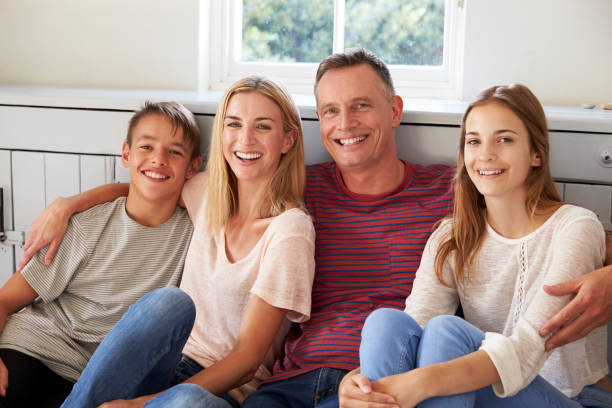
#> input picture family.jpg, 612 x 408 px
$ python family.py
#> lines starting #> are read from the running program, lines starting #| are printed output that depends on the picture; after the words box and inside, x2 and y2 are one past the last pixel; in counts of white or black regions, pixels touching at a corner belong together
import cv2

# Завантаження локального каскаду Хаара
face_cascade = cv2.CascadeClassifier("haarcascade_frontalface_default.xml")

# Перевірка, чи каскад завантажено правильно
if face_cascade.empty():
    print("❌ Помилка: не вдалося завантажити каскад.")
    exit()

# Завантаження зображення
image = cv2.imread("family.jpg")
#> image is the input picture: shape (408, 612, 3); mean B, G, R 138.3, 144.8, 167.5
if image is None:
    print("❌ Помилка: зображення family.jpg не знайдено.")
    exit()

# Конвертація в чорно-біле
gray = cv2.cvtColor(image, cv2.COLOR_BGR2GRAY)
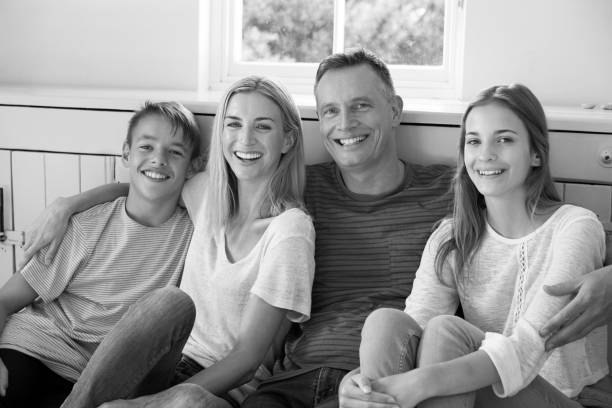
#> gray: shape (408, 612); min 0, max 255, mean 150.9

# Виявлення облич
faces = face_cascade.detectMultiScale(gray, scaleFactor=1.1, minNeighbors=5)
#> faces = [[453, 112, 76, 76], [310, 79, 77, 77], [210, 95, 79, 79], [122, 121, 73, 73]]

# Малювання рамок навколо облич
for (x, y, w, h) in faces:
    cv2.rectangle(image, (x, y), (x + w, y + h), (0, 255, 0), 2)
#> this loop made 4 passes
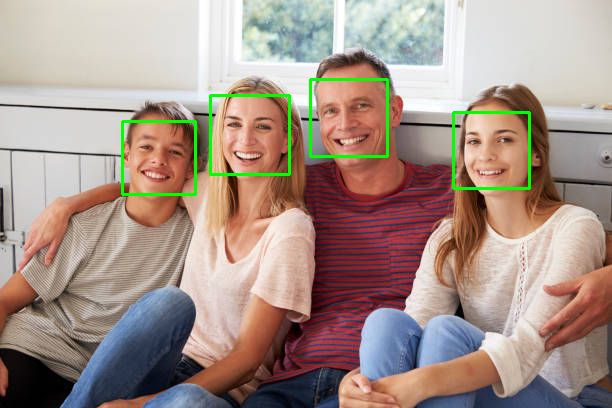
#> image: shape (408, 612, 3); 1.46% of pixels changed, all inside (x1, y1, x2, y2) = (121, 78, 531, 196)

# Масштабування зображення до ширини 800 пікселів
width = 800
height = int(image.shape[0] * (width / image.shape[1]))
#> height = 533
resized = cv2.resize(image, (width, height))

# Виведення результату
cv2.imshow("Detected Faces", resized)
cv2.waitKey(0)
cv2.destroyAllWindows()
